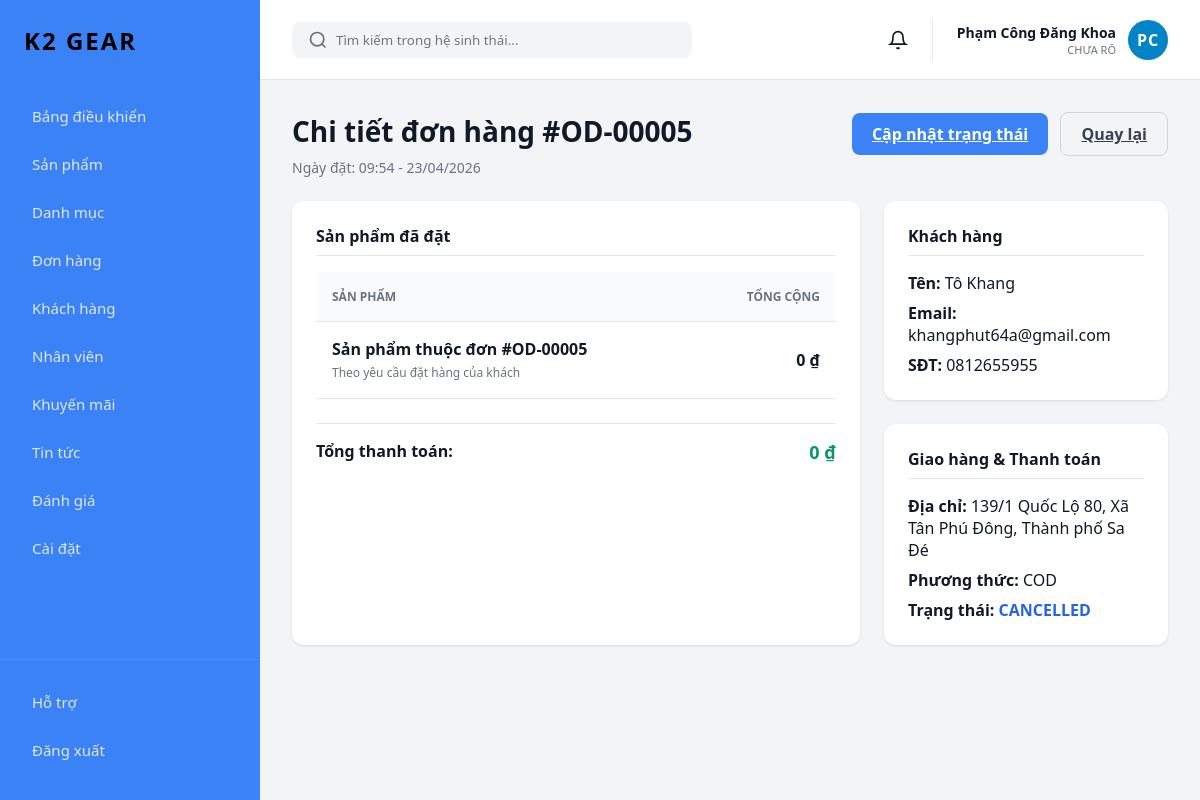
The page /admin/index.php?view=order_detail&id=5 (signed in) on the database its author committed.
### tables this page shows
CREATE TABLE `orders` (
  `id` int(11) NOT NULL,
  `user_id` int(11) DEFAULT NULL,
  `total` decimal(10,2) DEFAULT NULL,
  `status` enum('pending','confirmed','shipping','delivered','cancelled') DEFAULT 'pending',
  `created_at` timestamp NOT NULL DEFAULT current_timestamp(),
  `payment_method` varchar(50) DEFAULT 'COD',
  `shipping_address` varchar(50) DEFAULT NULL,
  `note` varchar(50) DEFAULT NULL
);

CREATE TABLE `users` (
  `id` int(11) NOT NULL,
  `name` varchar(100) DEFAULT NULL,
  `email` varchar(100) DEFAULT NULL,
  `password` varchar(255) DEFAULT NULL,
  `phone` varchar(20) DEFAULT NULL,
  `address` text DEFAULT NULL,
  `role` enum('admin','staff','customer') DEFAULT 'customer',
  `status` tinyint(4) DEFAULT 1,
  `created_at` timestamp NOT NULL DEFAULT current_timestamp(),
  `reset_token` varchar(255) DEFAULT NULL,
  `reset_token_expire` datetime DEFAULT NULL
);

### admin/pages/order_detail.php (the view, shortened to what this page needs)
<?php
$id = (int)$_GET['id'];
$sql = "SELECT o.*, u.name as customer_name, u.email, u.phone
        FROM orders o
        LEFT JOIN users u ON o.user_id = u.id
        WHERE o.id = ?";
$stmt = $pdo->prepare($sql);
$stmt->execute([$id]);
$order = $stmt->fetch();
$order_id_fmt = "#OD-" . str_pad($order['id'], 5, '0', STR_PAD_LEFT);
$total_fmt = number_format($order['total'], 0, ',', '.');
$date_fmt = date('H:i - d/m/Y', strtotime($order['created_at']));
?>
<div class="page-header">
    <div class="page-title-wrapper">
        <h1 class="page-title">Chi tiết đơn hàng <?= $order_id_fmt ?></h1>
        <p class="page-subtitle">Ngày đặt: <?= $date_fmt ?></p>
    </div>
    <div>
        <a href="?view=order_edit&id=<?= $order['id'] ?>" class="btn btn-primary">
            <?= get_admin_icon('edit') ?> Cập nhật trạng thái
        </a>
        <a href="?view=orders" class="btn" style="background: #f3f4f6; color: #374151; border: 1px solid #d1d5db; margin-left: 8px;">Quay lại</a>
    </div>
</div>
<div style="display: grid; grid-template-columns: 2fr 1fr; gap: 24px;">
    <div class="table-container" style="padding: 24px; background: white; border-radius: 12px;">
        <h3 style="font-size: 16px; font-weight: 600; margin-bottom: 16px; border-bottom: 1px solid #e5e7eb; padding-bottom: 8px;">Sản phẩm đã đặt</h3>
        <table class="admin-table">
            <thead>
            <tr>
                <th>SẢN PHẨM</th>
                <th style="text-align: right;">TỔNG CỘNG</th>
            </tr>
            </thead>
            <tbody>
            <tr>
                <td>
                    <strong>Sản phẩm thuộc đơn <?= $order_id_fmt ?></strong><br>
                    <span style="font-size: 12px; color: #6b7280;">Theo yêu cầu đặt hàng của khách</span>
                </td>
                <td style="text-align: right;"><strong><?= $total_fmt ?> ₫</strong></td>
            </tr>
            </tbody>
        </table>
        <div style="display: flex; justify-content: space-between; margin-top: 24px; padding-top: 16px; border-top: 1px solid #e5e7eb;">
            <span style="font-weight: 600;">Tổng thanh toán:</span>
            <strong style="color: #059669; font-size: 18px;"><?= $total_fmt ?> ₫</strong>
        </div>
    </div>
    <div style="display: flex; flex-direction: column; gap: 24px;">
        <div class="table-container" style="padding: 24px; background: white; border-radius: 12px;">
            <h3 style="font-size: 16px; font-weight: 600; margin-bottom: 16px; border-bottom: 1px solid #e5e7eb; padding-bottom: 8px;">Khách hàng</h3>
            <p><strong>Tên:</strong> <?= htmlspecialchars($order['customer_name'] ?? 'Khách vãng lai') ?></p>
            <p style="margin-top: 8px;"><strong>Email:</strong> <?= htmlspecialchars($order['email'] ?? 'N/A') ?></p>
            <p style="margin-top: 8px;"><strong>SĐT:</strong> <?= htmlspecialchars($order['phone'] ?? 'N/A') ?></p>
        </div>
        <div class="table-container" style="padding: 24px; background: white; border-radius: 12px;">
            <h3 style="font-size: 16px; font-weight: 600; margin-bottom: 16px; border-bottom: 1px solid #e5e7eb; padding-bottom: 8px;">Giao hàng & Thanh toán</h3>
            <p><strong>Địa chỉ:</strong> <?= htmlspecialchars($order['shipping_address'] ?? 'Chưa cung cấp') ?></p>
            <p style="margin-top: 8px;"><strong>Phương thức:</strong> <?= htmlspecialchars(strtoupper($order['payment_method'])) ?></p>
            <p style="margin-top: 8px;"><strong>Trạng thái:</strong>
                <span style="font-weight: bold; color: #2563eb;"><?= strtoupper($order['status']) ?></span>
            </p>
        </div>
    </div>
</div>

### assets/css/style.css (style rules this page uses)
* { margin: 0; padding: 0; box-sizing: border-box; font-family: 'Segoe UI', Tahoma, Geneva, Verdana, sans-serif; }
body { background-color: #f3f4f6; color: #111827; }
.page-header { display: flex; justify-content: space-between; align-items: flex-start; margin-bottom: 24px; }
.page-title { margin: 0 0 8px 0; font-size: 28px; color: #111827; }
.page-subtitle { margin: 0; color: #6b7280; font-size: 14px; }
.btn { display: inline-flex; align-items: center; gap: 8px; padding: 10px 20px; border-radius: 8px; font-weight: 600; cursor: pointer; border: none; }
.btn-primary { background-color: #3b82f6; color: white; }
.table-container { background: white; border-radius: 12px; box-shadow: 0 1px 3px rgba(0,0,0,0.1); overflow-x: auto; }
.admin-table { width: 100%; border-collapse: collapse; text-align: left; }
.admin-table th { background-color: #f9fafb; color: #6b7280; font-size: 12px; font-weight: 600; padding: 16px; border-bottom: 1px solid #e5e7eb; }
.admin-table td { padding: 16px; border-bottom: 1px solid #e5e7eb; vertical-align: middle; }

### rows shown on the page
orders: id "#OD-00005", created_at "09:54 - 23/04/2026", total "0", user.name "Tô Khang", user.email "khangphut64a@gmail.com", user.phone "0812655955", shipping_address "139/1 Quốc Lộ 80, Xã Tân Phú Đông, Thành phố Sa Đé", payment_method "COD", status "CANCELLED"

### other values the page prints
$admin_name "Phạm Công Đăng Khoa"
$admin_role "CHƯA RÕ"
$avatar_initials "PC"
